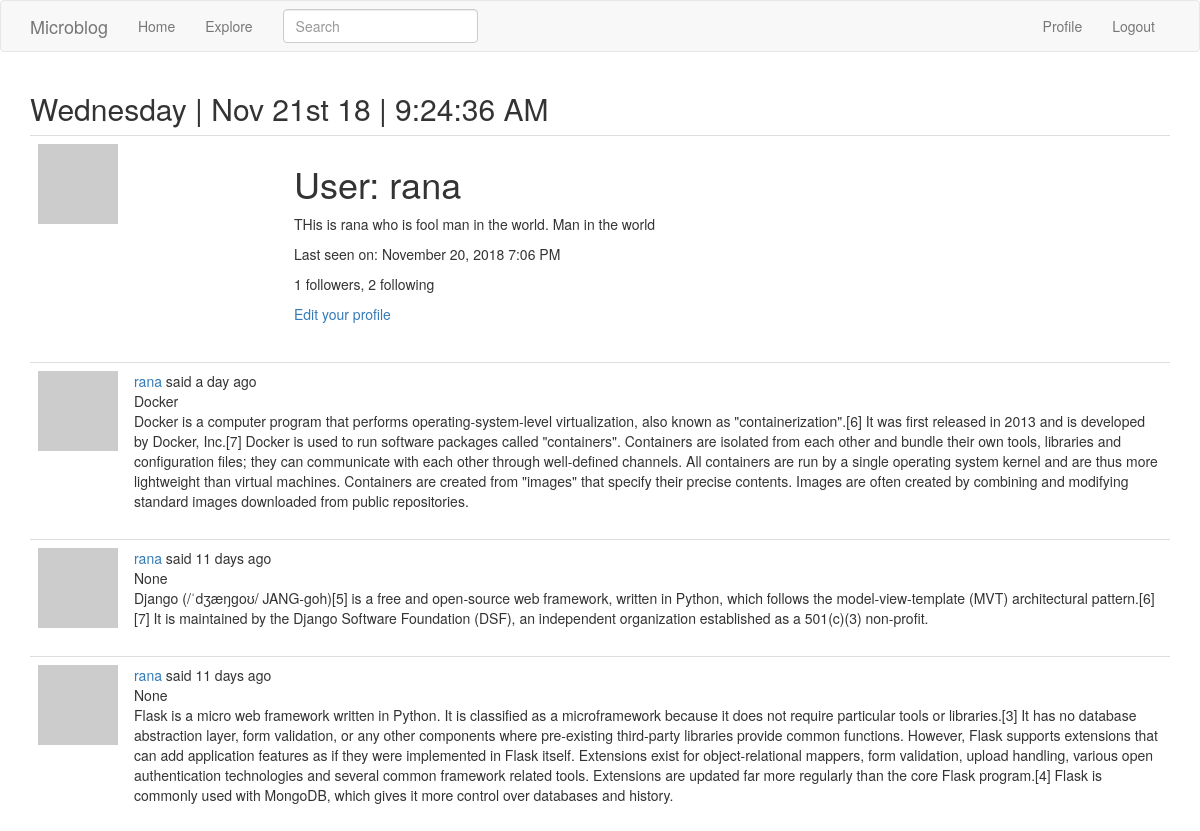
Page /user/rana (signed in, upper part) on the earlier database version.
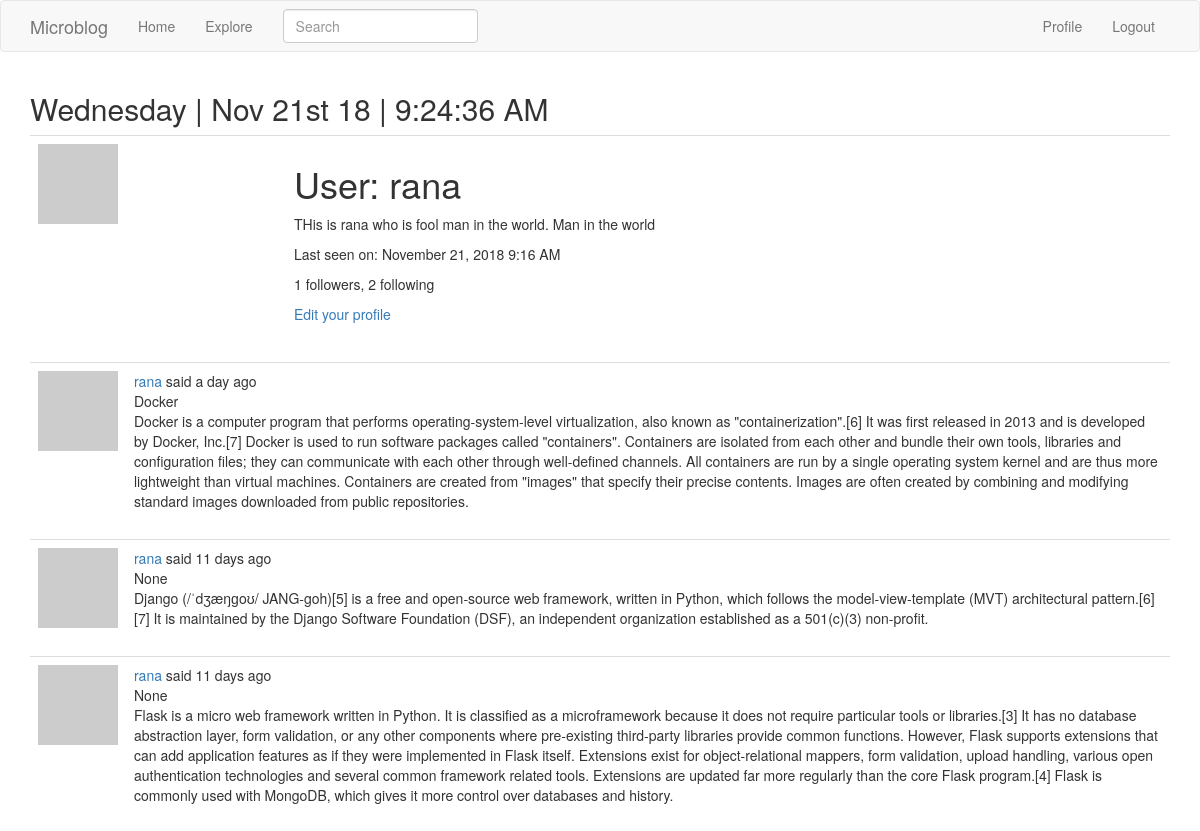
Same page on the later database version.
### app/models.py (models this page shows, shortened)
class User(UserMixin, db.Model):
    id = db.Column(db.Integer, primary_key=True)
    username = db.Column(db.String(64), index=True, unique=True)
    email = db.Column(db.String(120), index=True, unique=True)
    password_hash = db.Column(db.String(128))
    posts = db.relationship('Post', backref='author', lazy='dynamic')
    about_me = db.Column(db.String(140))
    last_seen = db.Column(db.DateTime, default=datetime.utcnow)
    followed = db.relationship(
        'User', secondary=followers,
        primaryjoin=(followers.c.follower_id == id),
        secondaryjoin=(followers.c.followed_id == id),
        backref=db.backref('followers', lazy='dynamic'), lazy='dynamic')
    def avatar(self, size):
        digest = md5(self.email.lower().encode('utf-8')).hexdigest()
        return 'https://www.gravatar.com/avatar/{}?d=identicon&s={}'.format(digest, size)

class SearchableMixin(object):
    @classmethod
    def before_commit(cls, session):
        session._changes = {
            'add': list(session.new),
            'update': list(session.dirty),
            'delete': list(session.deleted)
        }
    @classmethod
    def after_commit(cls, session):
        for obj in session._changes['add']:
            if isinstance(obj, SearchableMixin):
                add_to_index(obj.__tablename__, obj)
        for obj in session._changes['update']:
            if isinstance(obj, SearchableMixin):
                add_to_index(obj.__tablename__, obj)
        for obj in session._changes['delete']:
            if isinstance(obj, SearchableMixin):
                remove_from_index(obj.__tablename__, obj)
        session._changes = None

class Post(SearchableMixin, db.Model):
    __searchable__ = ['body', 'title']
    id = db.Column(db.Integer, primary_key=True)
    title = db.Column(db.String(50))
    body = db.Column(db.String(140))
    timestamp = db.Column(db.DateTime, index=True, default=datetime.utcnow)
    user_id = db.Column(db.Integer, db.ForeignKey('user.id'))
    language = db.Column(db.String(5))

### app/main/routes.py (the view)
@bp.route('/user/<username>')
def user(username):
    user = User.query.filter_by(username=username).first_or_404()
    page = request.args.get('page', 1, type=int)
    posts = user.posts.order_by(Post.timestamp.desc()).paginate(
        page, current_app.config['POSTS_PER_PAGE'], False)
    next_url = url_for('main.user', username=user.username, page=posts.next_num) \
        if posts.has_next else None
    prev_url = url_for('main.user', username=user.username, page=posts.prev_num) \
        if posts.has_prev else None
    return render_template('user.html', user=user, posts=posts.items, title=_('User post'), next_url=next_url, prev_url=prev_url)

### app/main/forms.py
class SearchForm(FlaskForm):
    q = StringField(_l('Search'), validators=[DataRequired()])
    def __init__(self, *args, **kwargs):
        if 'formdata' not in kwargs:
            kwargs['formdata'] = request.args
        if 'csrf_enabled' not in kwargs:
            kwargs['csrf_enabled'] = False
        super(SearchForm, self).__init__(*args, **kwargs)

### app/main/routes.py (called while the page is built)
@bp.before_request
def before_request():
    if current_user.is_authenticated:
        current_user.last_seen = datetime.utcnow()
        db.session.commit()
    g.local = str(get_locale())

@bp.before_request
def before_request():
    if current_user.is_authenticated:
        current_user.last_seen = datetime.utcnow()
        db.session.commit()
        g.search_form = SearchForm()
    g.locale = str(get_locale())

### app/models.py (called while the page is built)
@login.user_loader
def load_user(id):
    return User.query.get(int(id))

### app/templates/user.html (shortened to what this page needs)
{% extends "base.html" %}
{% block app_content %}
    <table class="table table-hover">
        <tr>
            <td width="256px"><img src="{{ user.avatar(200) }}"></td>
            <td>
                <h1>{{ _('User') }}: {{ user.username }}</h1>
                {% if user.about_me %}<p>{{ user.about_me }}</p>{% endif %}
                {% if user.last_seen %}
                <p>{{ _('Last seen on') }}: {{ moment(user.last_seen).format('LLL') }}</p>
                {% endif %}
                <p>{{ _('%(count)d followers', count=user.followers.count()) }}, {{ _('%(count)d following', count=user.followed.count()) }}</p>
                {% if user == current_user %}
                <p><a href="{{ url_for('main.edit_profile') }}">{{ _('Edit your profile') }}</a></p>
                {% elif not current_user.is_following(user) %}
                <p><a href="{{ url_for('main.follow', username=user.username) }}">{{ _('Follow') }}</a></p>
                {% else %}
                <p><a href="{{ url_for('main.unfollow', username=user.username) }}">{{ _('Unfollow') }}</a></p>
                {% endif %}
            </td>
        </tr>
    </table>
    {% for post in posts %}
        {% include '_post.html' %}
    {% endfor %}
{% endblock %}

### app/templates/base.html (shortened to what this page needs)
{% extends "bootstrap/base.html" %}
 {% block navbar %}
    <nav class="navbar navbar-default">
        <div class="container">
            <div class="navbar-header">
                <a class="navbar-brand" href="{{ url_for('main.index') }}">Microblog</a>
            </div>
            <div class="collapse navbar-collapse" id="bs-example-navbar-collapse-1">
                <ul class="nav navbar-nav">
                    <li><a href="{{ url_for('main.index') }}">{{ _('Home') }}</a></li>
                    <li><a href="{{ url_for('main.explore') }}">{{ _('Explore') }}</a></li>
                </ul>
                   {% if g.search_form %}
                <form class="navbar-form navbar-left" method="get" action="{{ url_for('main.search') }}">
                    <div class="form-group">
                        {{ g.search_form.q(size=20, class='form-control', placeholder=g.search_form.q.label.text) }}
                    </div>
                </form>
                {% endif %}
                <ul class="nav navbar-nav navbar-right">
                    {% if current_user.is_anonymous %}
                    <li><a href="{{ url_for('auth.login') }}">{{ _('Login') }}</a></li>
                    {% else %}
                    <li><a href="{{ url_for('main.user', username=current_user.username) }}">{{ _('Profile') }}</a></li>
                    <li><a href="{{ url_for('auth.logout') }}">{{ _('Logout') }}</a></li>
                    {% endif %}
                </ul>
            </div>
        </div>
    </nav>
{% endblock %}
{% block content %}
    <div class="container">
        <h2>{{ moment().format('dddd')}} | {{ moment().format("MMM Do YY") }} | {{ moment().format('LTS')}}</h2>
        {% block app_content %}{% endblock %}
    </div>
{% endblock %}

### app/templates/_post.html (shortened to what this page needs)
    <table class="table table-hover">
        <tr>
            <td width="70px">
                <a href="{{ url_for('main.user', username=post.author.username) }}">
                    <img src="{{ post.author.avatar(70) }}">
                </a>
            </td>
            <td>
                {{ _('%(username)s said %(when)s',
                    username=user_link, when=moment(post.timestamp).fromNow()) }}
                <br>
                <span id="post{{ post.id }}">{{ post.title }}</span><br>
                <span id="post{{ post.id }}">{{ post.body }}</span>
            </td>
        </tr>
    </table>

Differences in the rows shown:
changed User "rana": last_seen "November 20, 2018 7:06 PM" → "November 21, 2018 9:16 AM"
